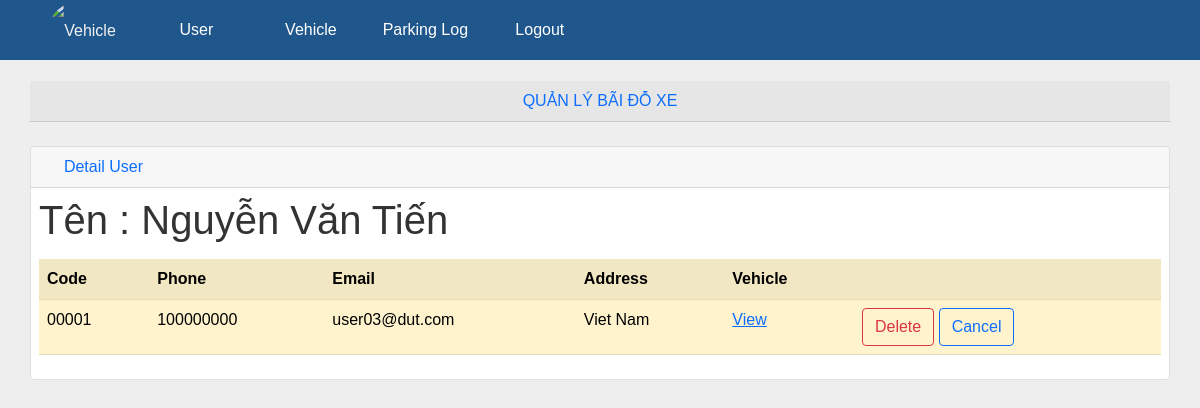
Page /11 (signed in) on the committed database.
### parkingmanage/models.py (models this page shows, shortened)
class User(models.Model):
    code = models.TextField(max_length=10)
    name = models.TextField(max_length=255, null=True)
    phone = models.CharField(max_length=10, validators=[RegexValidator(r'^\d{1,10}$')], null=True)
    email = models.EmailField(blank=False, null=True)
    address = models.TextField(blank=True, null=True)

### parkingmanage/views.py (the view)
# urls.py: path('<int:id>', detail_view, name='detail'),
def detail_view(request, id):
    if 'username' not in request.session:
        request.session['username'] = None
    mode = 'none'
    if request.session['username'] is None:
        return render(request, 'login.html', { 'display': 'none' })
    usertype = request.session['usertype']
    if usertype == 'Administrator' or usertype == 'Manager':
        mode = ''
    user = get_object_or_404(User, id=id)
    vehicles = Vehicle.objects.all()
    context = {
        'mode': mode,
        'user': user,
        'vehicles' : vehicles
    }
    return render(request, 'detail.html', context)

### parkingmanage/templates/detail.html
{% extends 'base.html' %}
{% block content %}
<center><div class="card-header text-primary">QUẢN LÝ BÃI ĐỖ XE</div></center>
<br>
<div class="col-md-12 col-sm-12 col-xs-10">
    <div class="card mb-3">
        <div class="card-header text-primary">
        <i class="fas fa-car-alt text-secondary"></i>
            Detail User
        </div>
        <div class="card-body">
    <h1>Tên : {{ user.name | default:'World'}}</h1>
    <table class="table table-striped table-hover; table-warning">
        <thred>
            <th>Code</th>
            <th>Phone</th>
            <th>Email</th>
            <th>Address</th>
            <th>Vehicle</th>
            <th></th>
        </thred>
        <body>
            <div class="form-group">
            <tr class="table-warning">
                <td>{{user.code}}</td>
                <td>{{user.phone}}</td>
                <td>{{user.email}}</td>
                <td>{{user.address}}</td>
                <td><a href= "{% url 'view_vehicle' user.id%}"> View </a></td>
                <td>
                    <a href="{% url 'delete' user.id%}" class="btn btn-outline-danger"> Delete </a>
                    <a href="/parkingmanage" class="btn btn-outline-primary"> Cancel </a>
                </td>
            </tr>
            </div>
        </body>
    </table>
</div>
</div>
</div>
{% endblock %}

### rows in the picture
User: name "Nguyễn Văn Tiến", code "00001", phone "100000000", email "user03@dut.com", address "Viet Nam"
